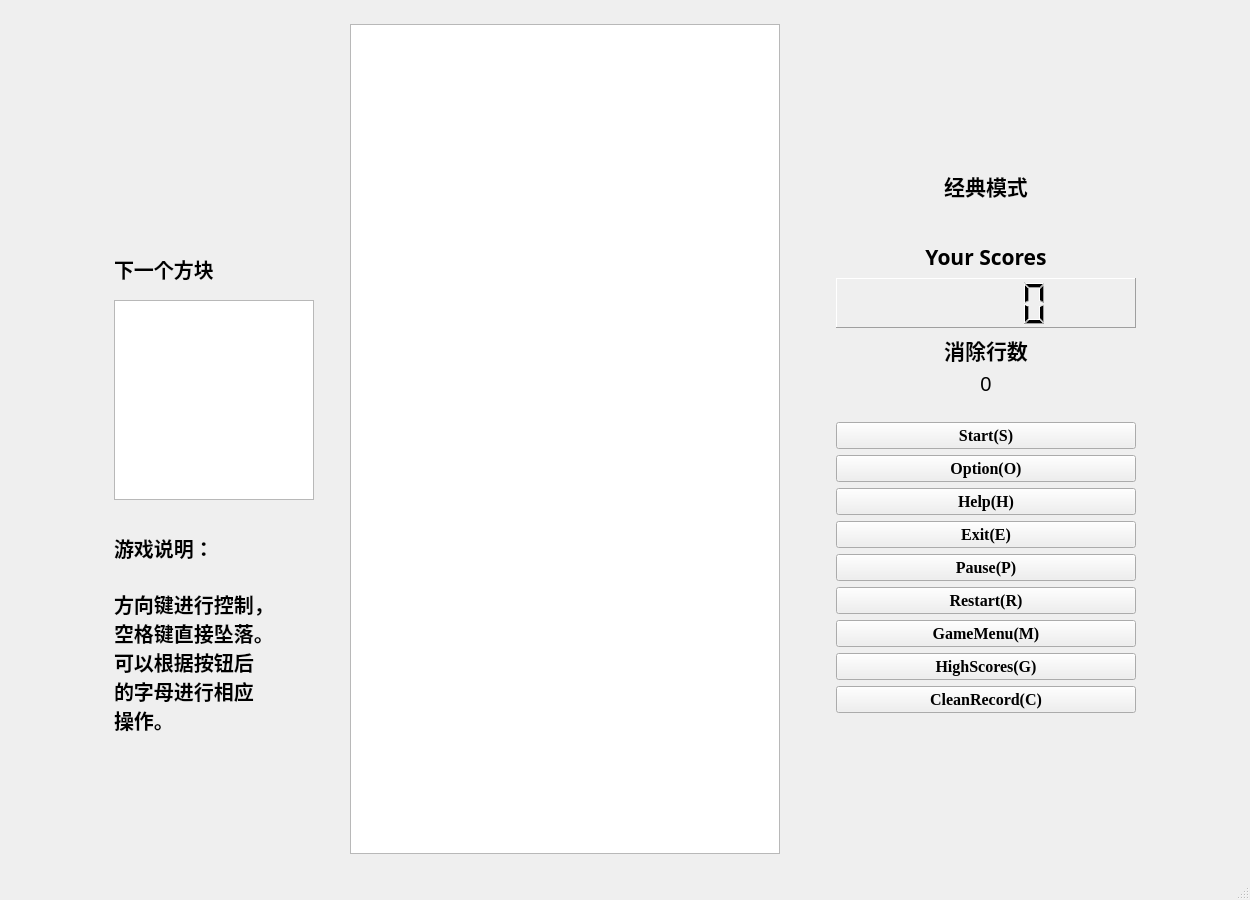
<?xml version="1.0" encoding="UTF-8"?>
<ui version="4.0">
 <class>gamepage</class>
 <widget class="QMainWindow" name="gamepage">
  <property name="geometry">
   <rect>
    <x>0</x>
    <y>0</y>
    <width>1250</width>
    <height>900</height>
   </rect>
  </property>
  <property name="sizePolicy">
   <sizepolicy hsizetype="Expanding" vsizetype="Expanding">
    <horstretch>0</horstretch>
    <verstretch>0</verstretch>
   </sizepolicy>
  </property>
  <property name="windowTitle">
   <string>MainWindow</string>
  </property>
  <widget class="QWidget" name="centralwidget">
   <layout class="QVBoxLayout" name="verticalLayout">
    <item>
     <layout class="QHBoxLayout" name="horizontalLayout">
      <item>
       <spacer name="horizontalSpacer">
        <property name="orientation">
         <enum>Qt::Horizontal</enum>
        </property>
        <property name="sizeHint" stdset="0">
         <size>
          <width>40</width>
          <height>20</height>
         </size>
        </property>
       </spacer>
      </item>
      <item>
       <layout class="QVBoxLayout" name="verticalLayout_2">
        <property name="leftMargin">
         <number>30</number>
        </property>
        <property name="topMargin">
         <number>100</number>
        </property>
        <property name="rightMargin">
         <number>30</number>
        </property>
        <item>
         <spacer name="verticalSpacer_3">
          <property name="orientation">
           <enum>Qt::Vertical</enum>
          </property>
          <property name="sizeHint" stdset="0">
           <size>
            <width>20</width>
            <height>40</height>
           </size>
          </property>
         </spacer>
        </item>
        <item>
         <widget class="QLabel" name="label_3">
          <property name="minimumSize">
           <size>
            <width>0</width>
            <height>50</height>
           </size>
          </property>
          <property name="font">
           <font>
            <family>微软雅黑</family>
            <pointsize>15</pointsize>
            <weight>75</weight>
            <bold>true</bold>
           </font>
          </property>
          <property name="text">
           <string>下一个方块</string>
          </property>
          <property name="alignment">
           <set>Qt::AlignLeading|Qt::AlignLeft|Qt::AlignVCenter</set>
          </property>
         </widget>
        </item>
        <item>
         <widget class="QGraphicsView" name="nextView">
          <property name="minimumSize">
           <size>
            <width>200</width>
            <height>200</height>
           </size>
          </property>
          <property name="maximumSize">
           <size>
            <width>200</width>
            <height>200</height>
           </size>
          </property>
         </widget>
        </item>
        <item>
         <widget class="QLabel" name="label">
          <property name="font">
           <font>
            <family>华文楷体</family>
            <pointsize>15</pointsize>
            <weight>75</weight>
            <bold>true</bold>
           </font>
          </property>
          <property name="text">
           <string>
游戏说明：

方向键进行控制，
空格键直接坠落。
可以根据按钮后
的字母进行相应
操作。</string>
          </property>
          <property name="alignment">
           <set>Qt::AlignLeading|Qt::AlignLeft|Qt::AlignVCenter</set>
          </property>
         </widget>
        </item>
        <item>
         <spacer name="verticalSpacer_4">
          <property name="orientation">
           <enum>Qt::Vertical</enum>
          </property>
          <property name="sizeHint" stdset="0">
           <size>
            <width>20</width>
            <height>40</height>
           </size>
          </property>
         </spacer>
        </item>
       </layout>
      </item>
      <item>
       <layout class="QGridLayout" name="gridLayout_2">
        <property name="rightMargin">
         <number>0</number>
        </property>
        <property name="bottomMargin">
         <number>0</number>
        </property>
        <item row="0" column="1">
         <widget class="QGraphicsView" name="view">
          <property name="sizePolicy">
           <sizepolicy hsizetype="Preferred" vsizetype="Preferred">
            <horstretch>0</horstretch>
            <verstretch>0</verstretch>
           </sizepolicy>
          </property>
          <property name="minimumSize">
           <size>
            <width>430</width>
            <height>830</height>
           </size>
          </property>
          <property name="maximumSize">
           <size>
            <width>430</width>
            <height>830</height>
           </size>
          </property>
          <property name="backgroundBrush">
           <brush brushstyle="SolidPattern">
            <color alpha="50">
             <red>255</red>
             <green>255</green>
             <blue>255</blue>
            </color>
           </brush>
          </property>
         </widget>
        </item>
       </layout>
      </item>
      <item>
       <layout class="QVBoxLayout" name="verticalLayout_3">
        <property name="leftMargin">
         <number>50</number>
        </property>
        <property name="rightMargin">
         <number>30</number>
        </property>
        <item>
         <spacer name="verticalSpacer">
          <property name="orientation">
           <enum>Qt::Vertical</enum>
          </property>
          <property name="sizeHint" stdset="0">
           <size>
            <width>20</width>
            <height>40</height>
           </size>
          </property>
         </spacer>
        </item>
        <item>
         <widget class="QLabel" name="nowmode">
          <property name="minimumSize">
           <size>
            <width>0</width>
            <height>100</height>
           </size>
          </property>
          <property name="maximumSize">
           <size>
            <width>16777215</width>
            <height>100</height>
           </size>
          </property>
          <property name="font">
           <font>
            <family>华文隶书</family>
            <pointsize>16</pointsize>
            <weight>75</weight>
            <bold>true</bold>
           </font>
          </property>
          <property name="text">
           <string>经典模式</string>
          </property>
          <property name="alignment">
           <set>Qt::AlignCenter</set>
          </property>
         </widget>
        </item>
        <item>
         <widget class="QLabel" name="label_2">
          <property name="font">
           <font>
            <family>微软雅黑</family>
            <pointsize>16</pointsize>
            <weight>75</weight>
            <bold>true</bold>
           </font>
          </property>
          <property name="frameShadow">
           <enum>QFrame::Sunken</enum>
          </property>
          <property name="text">
           <string>Your Scores</string>
          </property>
          <property name="alignment">
           <set>Qt::AlignCenter</set>
          </property>
         </widget>
        </item>
        <item>
         <widget class="QLCDNumber" name="lcdNumber">
          <property name="minimumSize">
           <size>
            <width>300</width>
            <height>50</height>
           </size>
          </property>
          <property name="maximumSize">
           <size>
            <width>300</width>
            <height>50</height>
           </size>
          </property>
          <property name="font">
           <font>
            <pointsize>13</pointsize>
           </font>
          </property>
          <property name="frameShape">
           <enum>QFrame::Panel</enum>
          </property>
         </widget>
        </item>
        <item>
         <widget class="QLabel" name="lines">
          <property name="font">
           <font>
            <family>华文新魏</family>
            <pointsize>16</pointsize>
            <weight>75</weight>
            <bold>true</bold>
           </font>
          </property>
          <property name="text">
           <string>消除行数</string>
          </property>
          <property name="alignment">
           <set>Qt::AlignCenter</set>
          </property>
         </widget>
        </item>
        <item>
         <widget class="QLabel" name="scorenum">
          <property name="font">
           <font>
            <pointsize>15</pointsize>
           </font>
          </property>
          <property name="text">
           <string>0</string>
          </property>
          <property name="alignment">
           <set>Qt::AlignCenter</set>
          </property>
         </widget>
        </item>
        <item>
         <layout class="QVBoxLayout" name="verticalLayout_4">
          <property name="topMargin">
           <number>20</number>
          </property>
          <property name="bottomMargin">
           <number>30</number>
          </property>
          <item>
           <widget class="QPushButton" name="start">
            <property name="font">
             <font>
              <family>Times New Roman</family>
              <pointsize>12</pointsize>
              <weight>75</weight>
              <bold>true</bold>
             </font>
            </property>
            <property name="cursor">
             <cursorShape>PointingHandCursor</cursorShape>
            </property>
            <property name="text">
             <string>Start(S)</string>
            </property>
           </widget>
          </item>
          <item>
           <widget class="QPushButton" name="option">
            <property name="font">
             <font>
              <family>Times New Roman</family>
              <pointsize>12</pointsize>
              <weight>75</weight>
              <bold>true</bold>
             </font>
            </property>
            <property name="cursor">
             <cursorShape>PointingHandCursor</cursorShape>
            </property>
            <property name="text">
             <string>Option(O)</string>
            </property>
           </widget>
          </item>
          <item>
           <widget class="QPushButton" name="help">
            <property name="font">
             <font>
              <family>Times New Roman</family>
              <pointsize>12</pointsize>
              <weight>75</weight>
              <bold>true</bold>
             </font>
            </property>
            <property name="cursor">
             <cursorShape>PointingHandCursor</cursorShape>
            </property>
            <property name="text">
             <string>Help(H)</string>
            </property>
           </widget>
          </item>
          <item>
           <widget class="QPushButton" name="exit">
            <property name="font">
             <font>
              <family>Times New Roman</family>
              <pointsize>12</pointsize>
              <weight>75</weight>
              <bold>true</bold>
             </font>
            </property>
            <property name="cursor">
             <cursorShape>PointingHandCursor</cursorShape>
            </property>
            <property name="text">
             <string>Exit(E)</string>
            </property>
           </widget>
          </item>
          <item>
           <widget class="QPushButton" name="pause">
            <property name="font">
             <font>
              <family>Times New Roman</family>
              <pointsize>12</pointsize>
              <weight>75</weight>
              <bold>true</bold>
             </font>
            </property>
            <property name="cursor">
             <cursorShape>PointingHandCursor</cursorShape>
            </property>
            <property name="text">
             <string>Pause(P)</string>
            </property>
           </widget>
          </item>
          <item>
           <widget class="QPushButton" name="restart">
            <property name="font">
             <font>
              <family>Times New Roman</family>
              <pointsize>12</pointsize>
              <weight>75</weight>
              <bold>true</bold>
             </font>
            </property>
            <property name="cursor">
             <cursorShape>PointingHandCursor</cursorShape>
            </property>
            <property name="text">
             <string>Restart(R)</string>
            </property>
           </widget>
          </item>
          <item>
           <widget class="QPushButton" name="mainmenu">
            <property name="font">
             <font>
              <family>Times New Roman</family>
              <pointsize>12</pointsize>
              <weight>75</weight>
              <bold>true</bold>
             </font>
            </property>
            <property name="cursor">
             <cursorShape>PointingHandCursor</cursorShape>
            </property>
            <property name="text">
             <string>GameMenu(M)</string>
            </property>
            <property name="autoDefault">
             <bool>false</bool>
            </property>
           </widget>
          </item>
          <item>
           <widget class="QPushButton" name="highscore">
            <property name="font">
             <font>
              <family>Times New Roman</family>
              <pointsize>12</pointsize>
              <weight>75</weight>
              <bold>true</bold>
             </font>
            </property>
            <property name="text">
             <string>HighScores(G)</string>
            </property>
           </widget>
          </item>
          <item>
           <widget class="QPushButton" name="cleanrecord">
            <property name="font">
             <font>
              <family>Times New Roman</family>
              <pointsize>12</pointsize>
              <weight>75</weight>
              <bold>true</bold>
             </font>
            </property>
            <property name="text">
             <string>CleanRecord(C)</string>
            </property>
           </widget>
          </item>
         </layout>
        </item>
        <item>
         <spacer name="verticalSpacer_2">
          <property name="orientation">
           <enum>Qt::Vertical</enum>
          </property>
          <property name="sizeHint" stdset="0">
           <size>
            <width>20</width>
            <height>40</height>
           </size>
          </property>
         </spacer>
        </item>
       </layout>
      </item>
      <item>
       <spacer name="horizontalSpacer_2">
        <property name="orientation">
         <enum>Qt::Horizontal</enum>
        </property>
        <property name="sizeHint" stdset="0">
         <size>
          <width>40</width>
          <height>20</height>
         </size>
        </property>
       </spacer>
      </item>
     </layout>
    </item>
   </layout>
  </widget>
  <widget class="QStatusBar" name="statusbar"/>
  <action name="actionHow_to_play">
   <property name="text">
    <string>How To Play</string>
   </property>
  </action>
  <action name="actionBegin_Again">
   <property name="text">
    <string>Begin Again</string>
   </property>
  </action>
  <action name="actionGame_Parameters">
   <property name="text">
    <string>Game Parameters</string>
   </property>
  </action>
 </widget>
 <resources/>
 <connections/>
</ui>
